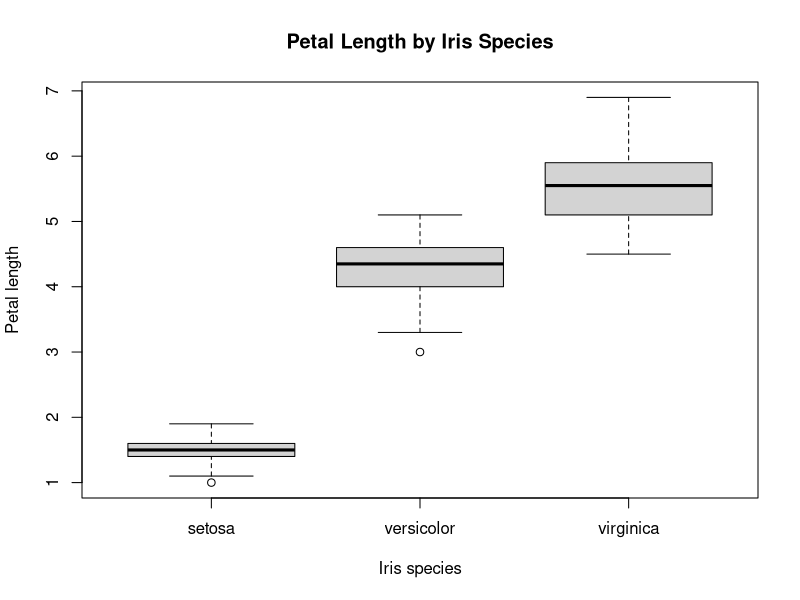

This figure's R source:
## ---- chunk 1
#| message: false
#| warning: false

data(iris)

head(iris)
## ---- chunk 2
str(iris)

table(iris$Species)
## ---- chunk 3
average_petal_length <- aggregate(
  Petal.Length ~ Species,
  data = iris,
  FUN = mean
)

average_petal_length
## ---- chunk 4
#| label: fig-petal-length
#| fig-cap: "Petal length measurements across iris species."

boxplot(
  Petal.Length ~ Species,
  data = iris,
  xlab = "Iris species",
  ylab = "Petal length",
  main = "Petal Length by Iris Species"
)
